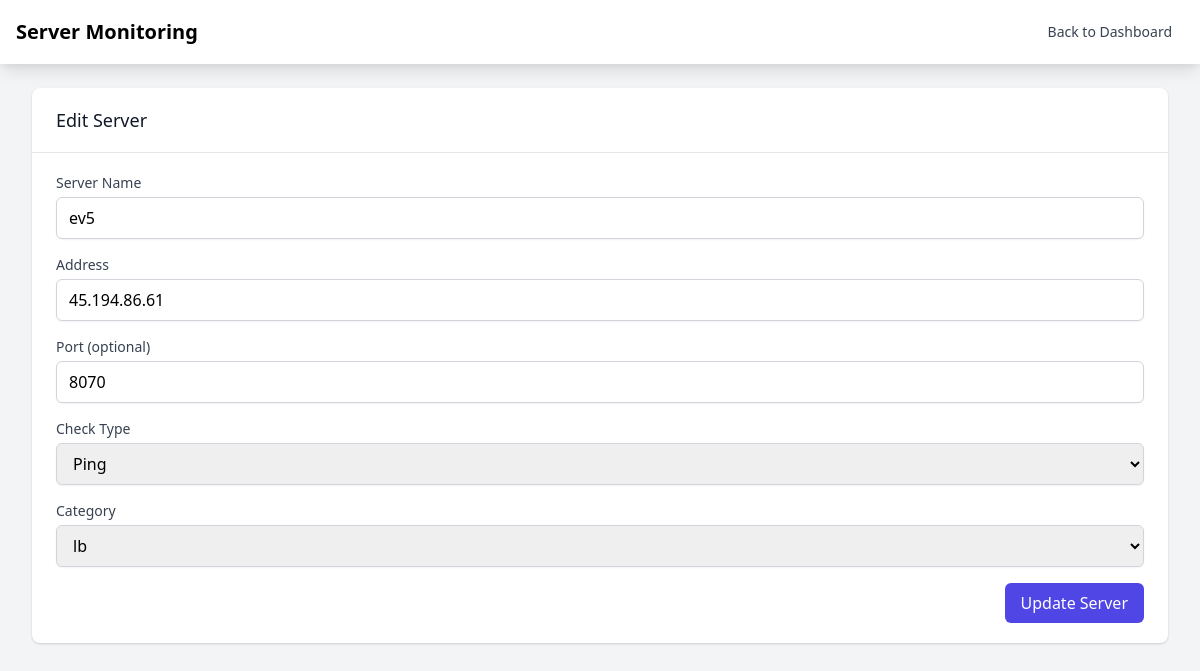
The page /edit/6 (signed in) on the database its author committed.
### app/database.py (models this page shows)
class Server(Base):
    __tablename__ = "servers"
    id = Column(Integer, primary_key=True, index=True)
    name = Column(String, index=True)
    address = Column(String, index=True)
    port = Column(Integer, nullable=True)
    status = Column(String, default="Unknown")
    check_type = Column(String, default="ping")  # ping, port, http, http-keyword
    keyword = Column(String, nullable=True)
    monitoring = Column(Boolean, default=True)
    category_id = Column(Integer, ForeignKey("categories.id"))
    category = relationship("Category", back_populates="servers")

class Category(Base):
    __tablename__ = "categories"
    id = Column(Integer, primary_key=True)
    name = Column(String, unique=True)
    description = Column(String)
    servers = relationship("Server", back_populates="category")

### app/main.py (the view)
@app.get("/edit/{server_id}", response_class=HTMLResponse)
async def edit_server(request: Request, server_id: int):
    if "user" not in request.session:
        return RedirectResponse(url="/login", status_code=302)
    db = SessionLocal()
    server = db.query(Server).filter(Server.id == server_id).first()
    categories = db.query(Category).all()
    db.close()
    if not server:
        return RedirectResponse(url="/", status_code=302)
    return templates.TemplateResponse("edit_server.html", {
        "request": request,
        "server": server,
        "categories": categories
    })

### app/templates/edit_server.html (shortened to what this page needs)
<!DOCTYPE html>
<html lang="en">
<head>
    <link href="https://cdn.jsdelivr.net/npm/tailwindcss@2.2.19/dist/tailwind.min.css" rel="stylesheet">
</head>
<body class="bg-gray-100">
    <nav class="bg-white shadow-lg">
        <div class="max-w-7xl mx-auto px-4">
            <div class="flex justify-between h-16">
                <div class="flex">
                    <div class="flex-shrink-0 flex items-center">
                        <span class="text-xl font-bold">Server Monitoring</span>
                    </div>
                </div>
                <div class="flex items-center">
                    <a href="/" class="text-gray-700 hover:text-gray-900 px-3 py-2 rounded-md text-sm font-medium">
                        Back to Dashboard
                    </a>
                </div>
            </div>
        </div>
    </nav>
    <div class="max-w-7xl mx-auto py-6 sm:px-6 lg:px-8">
        <div class="bg-white shadow overflow-hidden sm:rounded-lg">
            <div class="px-4 py-5 sm:px-6">
                <h3 class="text-lg leading-6 font-medium text-gray-900">Edit Server</h3>
            </div>
            <div class="border-t border-gray-200 px-4 py-5 sm:px-6">
                <form action="/update_server/{{ server.id }}" method="post" class="space-y-4">
                    <div>
                        <label for="name" class="block text-sm font-medium text-gray-700">Server Name</label>
                        <input type="text" name="name" id="name" value="{{ server.name }}" required
                            class="mt-1 block w-full border border-gray-300 rounded-md shadow-sm py-2 px-3 focus:outline-none focus:ring-indigo-500 focus:border-indigo-500">
                    </div>
                    <div>
                        <label for="address" class="block text-sm font-medium text-gray-700">Address</label>
                        <input type="text" name="address" id="address" value="{{ server.address }}" required
                            class="mt-1 block w-full border border-gray-300 rounded-md shadow-sm py-2 px-3 focus:outline-none focus:ring-indigo-500 focus:border-indigo-500">
                    </div>
                    <div>
                        <label for="port" class="block text-sm font-medium text-gray-700">Port (optional)</label>
                        <input type="number" name="port" id="port" value="{{ server.port or '' }}"
                            class="mt-1 block w-full border border-gray-300 rounded-md shadow-sm py-2 px-3 focus:outline-none focus:ring-indigo-500 focus:border-indigo-500">
                    </div>
                    <div>
                        <label for="check_type" class="block text-sm font-medium text-gray-700">Check Type</label>
                        <select name="check_type" id="check_type" required
                            class="mt-1 block w-full border border-gray-300 rounded-md shadow-sm py-2 px-3 focus:outline-none focus:ring-indigo-500 focus:border-indigo-500">
                            <option value="ping" {% if server.check_type == "ping" %}selected{% endif %}>Ping</option>
                        </select>
                    </div>
                    <div>
                        <label for="category_id" class="block text-sm font-medium text-gray-700">Category</label>
                        <select name="category_id" id="category_id" required
                            class="mt-1 block w-full border border-gray-300 rounded-md shadow-sm py-2 px-3 focus:outline-none focus:ring-indigo-500 focus:border-indigo-500">
                            {% for category in categories %}
                            <option value="{{ category.id }}" {% if server.category_id == category.id %}selected{% endif %}>{{ category.name }}</option>
                            {% endfor %}
                        </select>
                    </div>
                    <div class="flex justify-end">
                        <button type="submit"
                            class="bg-indigo-600 text-white px-4 py-2 rounded-md hover:bg-indigo-700 focus:outline-none focus:ring-2 focus:ring-offset-2 focus:ring-indigo-500">
                            Update Server
                        </button>
                    </div>
                </form>
            </div>
        </div>
    </div>
</body>
</html>

### rows shown on the page
Server: name "ev5", address "45.194.86.61", port "8070", check_type "Ping", category_id "lb"
